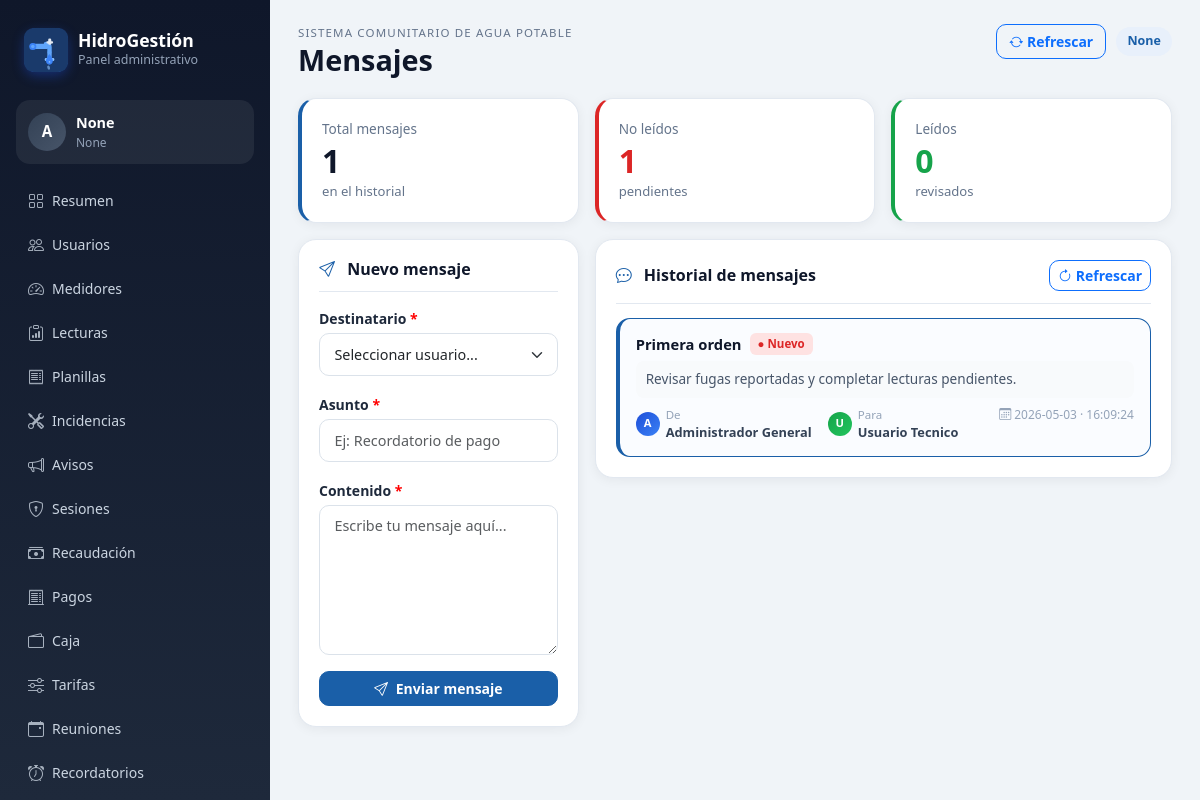
Page /dashboard/mensajes (signed in) on the committed database.
### app/models.py (models this page shows)
class TimestampMixin:
    creado_en = db.Column(db.DateTime, default=_utcnow, nullable=False)
    actualizado_en = db.Column(db.DateTime, onupdate=_utcnow)

class Mensaje(TimestampMixin, db.Model):
    __tablename__ = 'mensajes'
    id = db.Column(db.Integer, primary_key=True)
    remitente_id = db.Column(db.Integer, db.ForeignKey('usuarios.id'), nullable=False)
    destinatario_id = db.Column(db.Integer, db.ForeignKey('usuarios.id'), nullable=False)
    asunto = db.Column(db.String(150), nullable=False)
    contenido = db.Column(db.Text, nullable=False)
    estado = db.Column(db.String(20), default='ENVIADO', nullable=False)
    leido = db.Column(db.Boolean, default=False, nullable=False)
    fecha = db.Column(db.String(10), nullable=False)
    hora = db.Column(db.String(8), nullable=False)
    remitente = db.relationship('Usuario', foreign_keys=[remitente_id], backref='mensajes_enviados')
    destinatario = db.relationship('Usuario', foreign_keys=[destinatario_id], backref='mensajes_recibidos')

class Usuario(TimestampMixin, db.Model):
    __tablename__ = 'usuarios'
    id = db.Column(db.Integer, primary_key=True)
    rol_id = db.Column(db.Integer, db.ForeignKey('roles.id'), nullable=False)
    cedula = db.Column(db.String(20), unique=True)
    nombres = db.Column(db.String(120), nullable=False)
    apellidos = db.Column(db.String(120), nullable=False)
    telefono = db.Column(db.String(20))
    email = db.Column(db.String(120), unique=True)
    username = db.Column(db.String(80), unique=True)
    password_hash = db.Column(db.String(255), nullable=False)
    foto_perfil = db.Column(db.String(255))
    direccion_referencia = db.Column(db.String(255))
    estado = db.Column(db.String(20), default='ACTIVO', nullable=False)
    ultimo_login = db.Column(db.DateTime)
    pregunta_seguridad = db.Column(db.String(255))
    respuesta_seguridad_hash = db.Column(db.String(255))
    consentimiento_datos = db.Column(db.Boolean, default=False, nullable=False)
    fecha_consentimiento = db.Column(db.DateTime)
    rol = db.relationship('Rol', backref='usuarios')
    @property
    def nombre_completo(self) -> str:
        return f"{self.nombres} {self.apellidos}".strip()

### app/routes/dashboard.py (the view, shortened to what this page needs)
@dashboard_bp.route('/mensajes', methods=['GET', 'POST'])
@dashboard_required
def mensajes_view():
    msgs = Mensaje.query.order_by(Mensaje.id.desc()).limit(100).all()
    users = Usuario.query.order_by(Usuario.nombres).all()
    return render_template('dashboard/mensajes.html', mensajes=msgs, usuarios=users)

### app/routes/dashboard.py (called while the page is built)
def dashboard_required(view_func):
    from functools import wraps
    @wraps(view_func)
    def wrapper(*args, **kwargs):
        if not session.get('web_user_id'):
            return redirect(url_for('dashboard.login_page'))
        return view_func(*args, **kwargs)
    return wrapper

### app/templates/dashboard/mensajes.html (shortened to what this page needs)
{% extends 'dashboard/base.html' %}
{% block page_title %}Mensajes{% endblock %}
{% block content %}
{% set total = mensajes|length %}
{% set no_leidos = mensajes|rejectattr('leido')|list|length %}
<div class="row g-3 mb-3">
    <div class="col-md-4">
        <div class="metric-card" style="border-left:4px solid #1a5fa8;">
            <div class="metric-card__label">Total mensajes</div>
            <div class="metric-card__value">{{ total }}</div>
            <div class="metric-card__hint">en el historial</div>
        </div>
    </div>
    <div class="col-md-4">
        <div class="metric-card" style="border-left:4px solid #dc2626;">
            <div class="metric-card__label">No leídos</div>
            <div class="metric-card__value" style="color:#dc2626;">{{ no_leidos }}</div>
            <div class="metric-card__hint">pendientes</div>
        </div>
    </div>
    <div class="col-md-4">
        <div class="metric-card" style="border-left:4px solid #16a34a;">
            <div class="metric-card__label">Leídos</div>
            <div class="metric-card__value" style="color:#16a34a;">{{ total - no_leidos }}</div>
            <div class="metric-card__hint">revisados</div>
        </div>
    </div>
</div>
<div class="row g-3">
    <div class="col-lg-4">
        <div class="panel-card">
            <div class="panel-card__header">
                <h3 class="panel-card__title">
                    <i class="bi bi-send me-2" style="color:#1a5fa8;"></i>
                    Nuevo mensaje
                </h3>
            </div>
            <form method="post">
                <div class="mb-3">
                    <label class="form-label">Destinatario <span style="color:red">*</span></label>
                    <select class="form-select" name="destinatario_id" required>
                        <option value="">Seleccionar usuario...</option>
                    </select>
                </div>
                <div class="mb-3">
                    <label class="form-label">Asunto <span style="color:red">*</span></label>
                    <input class="form-control" name="asunto"
                        placeholder="Ej: Recordatorio de pago" required>
                </div>
                <div class="mb-3">
                    <label class="form-label">Contenido <span style="color:red">*</span></label>
                    <textarea class="form-control" name="contenido" rows="6"
                        placeholder="Escribe tu mensaje aquí..." required></textarea>
                </div>
                <button class="btn btn-primary w-100" type="submit">
                    <i class="bi bi-send me-1"></i> Enviar mensaje
                </button>
            </form>
        </div>
    </div>
    <div class="col-lg-8">
        <div class="panel-card">
            <div class="panel-card__header">
                <h3 class="panel-card__title">
                    <i class="bi bi-chat-dots me-2" style="color:#1a5fa8;"></i>
                    Historial de mensajes
                </h3>
                <a class="btn btn-sm btn-outline-primary" href="{{ url_for('dashboard.mensajes_view') }}">
                    <i class="bi bi-arrow-clockwise"></i> Refrescar
                </a>
            </div>
            {% if mensajes %}
            <div class="list-stack">
                {% for m in mensajes %}
                <div style="
                    border:1px solid {% if not m.leido %}#1a5fa8{% else %}#e2e8f0{% endif %};
                    border-radius:14px;
                    padding:14px 16px;
                    border-left:4px solid {% if not m.leido %}#1a5fa8{% else %}#e2e8f0{% endif %};
                    background:{% if not m.leido %}#fafcff{% else %}#fff{% endif %};
                    transition:box-shadow .2s;
                " onmouseover="this.style.boxShadow='0 4px 16px rgba(0,0,0,.08)'"
                   onmouseout="this.style.boxShadow='none'">
                    <div style="display:flex;justify-content:space-between;align-items:flex-start;gap:10px;">
                        <div style="flex:1;">
                            <div style="display:flex;align-items:center;gap:8px;flex-wrap:wrap;margin-bottom:6px;">
                                <span style="font-weight:700;font-size:.92rem;color:#0f172a;">
                                    {{ m.asunto }}
                                </span>
                                {% if not m.leido %}
                                <span style="padding:2px 8px;border-radius:6px;font-size:.72rem;font-weight:700;background:#fee2e2;color:#dc2626;">
                                    ● Nuevo
                                </span>
                                {% else %}
                                <span style="padding:2px 8px;border-radius:6px;font-size:.72rem;font-weight:600;background:#f1f5f9;color:#94a3b8;">
                                    <i class="bi bi-check2"></i> Leído
                                </span>
                                {% endif %}
                            </div>
                            <div style="font-size:.85rem;color:#475569;margin-bottom:8px;line-height:1.5;
                                background:#f8fafc;border-radius:8px;padding:8px 10px;">
                                {{ m.contenido[:200] ~ '...' if m.contenido and m.contenido|length > 200 else (m.contenido or '') }}
                            </div>
                            <div style="display:flex;gap:16px;flex-wrap:wrap;">
                                <div style="display:flex;align-items:center;gap:6px;">
                                    <div style="
                                        width:24px;height:24px;border-radius:50%;
                                        background:linear-gradient(135deg,#1d4ed8,#3b82f6);
                                        display:grid;place-items:center;
                                        color:white;font-size:.7rem;font-weight:700;
                                    ">
                                        {{ (m.remitente.nombres[:1] if m.remitente and m.remitente.nombres else '?').upper() }}
                                    </div>
                                    <div>
                                        <div style="font-size:.72rem;color:#94a3b8;">De</div>
                                        <div style="font-size:.8rem;font-weight:600;color:#334155;">
                                            {{ m.remitente.nombre_completo if m.remitente else '-' }}
                                        </div>
                                    </div>
                                </div>
                                <div style="display:flex;align-items:center;gap:6px;">
                                    <div style="
                                        width:24px;height:24px;border-radius:50%;
                                        background:linear-gradient(135deg,#16a34a,#22c55e);
                                        display:grid;place-items:center;
                                        color:white;font-size:.7rem;font-weight:700;
                                    ">
                                        {{ (m.destinatario.nombres[:1] if m.destinatario and m.destinatario.nombres else '?').upper() }}
                                    </div>
                                    <div>
                                        <div style="font-size:.72rem;color:#94a3b8;">Para</div>
                                        <div style="font-size:.8rem;font-weight:600;color:#334155;">
                                            {{ m.destinatario.nombre_completo if m.destinatario else '-' }}
                                        </div>
                                    </div>
                                </div>
                                <div style="font-size:.75rem;color:#94a3b8;margin-left:auto;">
                                    <i class="bi bi-calendar3"></i> {{ m.fecha or '-' }}
                                    {% if m.hora %}· {{ m.hora }}{% endif %}
                                </div>
                            </div>
                        </div>
                    </div>
                </div>
                {% endfor %}
            </div>
            {% else %}
            <div class="empty-state">
                <i class="bi bi-chat-slash" style="font-size:2rem;display:block;margin-bottom:8px;color:#cbd5e1;"></i>
                No hay mensajes registrados.
            </div>
            {% endif %}
        </div>
    </div>
</div>
{% endblock %}

### app/static/css/style.css (style rules this page uses)
:root { --bg: #f0f4f8; --card: #ffffff; --primary: #1a5fa8; --primary-light: #e8f0fb; --primary-dark: #0d3f72; --dark: #0f172a; --muted: #64748b; --border: #e2e8f0; --success: #16a34a; --warning: #f59e0b; --danger: #dc2626; --sidebar-width: 270px; }
* { box-sizing: border-box; }
body.app-body { background: var(--bg); color: #1e293b; font-family: 'Segoe UI', Tahoma, sans-serif; margin: 0; }
.panel-card { background: var(--card); border-radius: 18px; padding: 20px; box-shadow: 0 2px 12px rgba(15,23,42,.06); border: 1px solid var(--border); height: auto; margin-bottom: 16px; }
.metric-card { background: var(--card); border-radius: 18px; padding: 20px; box-shadow: 0 2px 12px rgba(15,23,42,.06); border: 1px solid var(--border); height: 100%; transition: transform .2s, box-shadow .2s; }
.panel-card__header { display: flex; justify-content: space-between; align-items: center; margin-bottom: 14px; padding-bottom: 12px; border-bottom: 1px solid var(--border); }
.panel-card__title { margin: 0; font-size: 1rem; font-weight: 700; color: #0f172a; }
.metric-card__label { color: var(--muted); font-size: .85rem; margin-bottom: 4px; }
.metric-card__value { font-size: 2rem; font-weight: 800; color: #0f172a; line-height: 1.1; }
.metric-card__hint { color: var(--muted); font-size: .82rem; margin-top: 4px; }
.list-stack { display: grid; gap: 8px; }
.form-control, .form-select { border-radius: 10px; padding: .6rem .9rem; border-color: #dbe2ea; font-size: .9rem; transition: border-color .2s, box-shadow .2s; }
.form-label { font-weight: 600; font-size: .875rem; margin-bottom: 4px; }
.btn { border-radius: 10px; font-weight: 600; font-size: .875rem; transition: all .2s; }
.btn-primary { background: var(--primary); border-color: var(--primary); }

### rows in the picture
Mensaje: asunto "Primera orden", leido "● Nuevo", contenido "Revisar fugas reportadas y completar lecturas pendientes.", remitente "Administrador General", destinatario "Usuario Tecnico", fecha "2026-05-03", hora "16:09:24"
Usuario: nombres "A"
Usuario: nombres "U"

### other values in the picture
{{ (session.get('web_name', 'A')[:1]).upper() }} "A"
{{ session.get('web_name') }} "None"
{{ session.get('web_role') }} "None"
{{ total }} "1"
{{ no_leidos }} "1"
{{ total - no_leidos }} "0"
